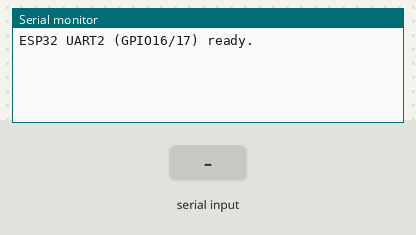
The sketch below on a simulated ESP32. On the bench: the last lines printed to the serial monitor. The test bench sets the inputs (shaded band).

Above: at 1.2 s.
1.3 s: "1" received over the second serial link
At 3.5 s:
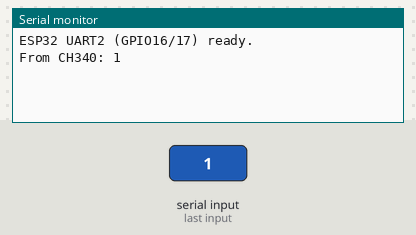
3.8 s: "0" received over the second serial link
At 5.2 s:
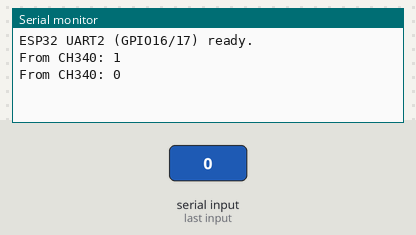
5.3 s: "2" received over the second serial link
At 6.7 s:
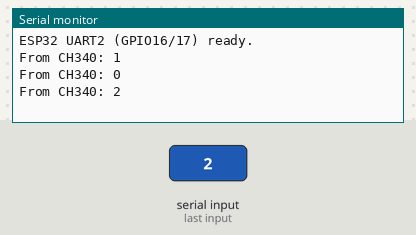

The sketch:

ESP32_to_BD9.ino
```cpp
#define Rx 16
#define Tx 17

void setup()
{
  Serial.begin(115200); // USB
  Serial2.begin(9600, SERIAL_8N1, Rx, Tx); // Blue DB9
  Serial.println("ESP32 UART2 (GPIO16/17) ready.");
}

void loop()
{
  if (Serial2.available())
  {
    String received = Serial2.readString();
    Serial.print("From CH340: ");
    Serial.println(received);
  }
}
```

Measured:
- after the input at 1.3 s, the serial monitor: prints a new line after 1.0 s (image 1)
- after the input at 3.8 s, the serial monitor: prints a new line after 1.0 s (image 2)
- after the input at 5.3 s, the serial monitor: prints a new line after 1.0 s (image 3)
